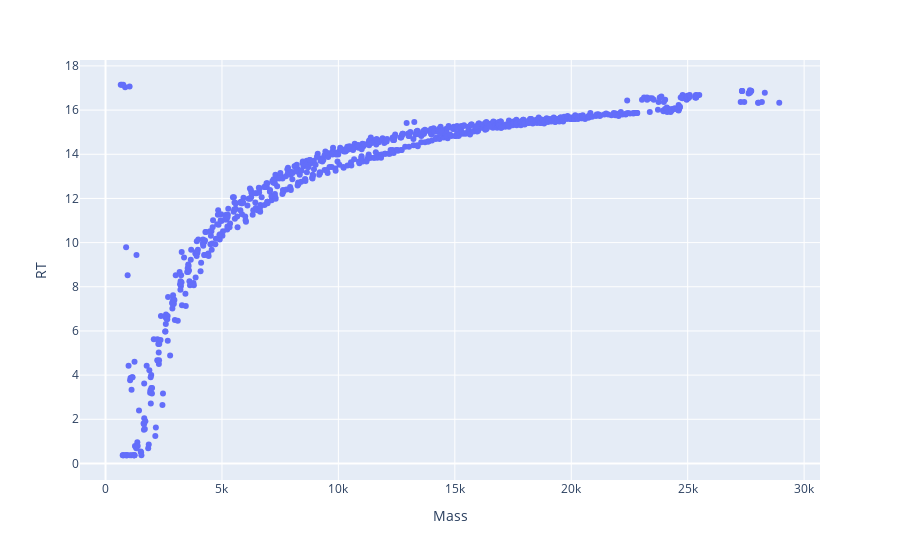

The notebook cell this image was saved under:
### Code cell
# df_top = df_sample[df_sample.Mass>2800].sort_values('Vol', ascending=False).iloc[:300]
df_top = local_top(df1, top=10)
plotly_zone(df_top)
bcr = base_calling_random(df_top)
# plotly_basecalling(*bcr)
len(bcr[1])

### Figure 1 — Plotly figure (JSON) as saved in the notebook; plotly's stock layout.template omitted (floating-point values rounded to 4 significant figures; data arrays with more than 128 entries replaced by an {"elided": "..."} marker saying what was removed)
{"data": [{"hovertemplate": "Mass=%{x}<br>RT=%{y}<extra></extra>", "legendgroup": "", "marker": {"color": "#636efa", "symbol": "circle"}, "mode": "markers", "name": "", "orientation": "v", "showlegend": false, "type": "scatter", "x": {"elided": "820 float values"}, "xaxis": "x", "y": {"elided": "820 float values"}, "yaxis": "y"}], "layout": {"legend": {"tracegroupgap": 0}, "margin": {"t": 60}, "xaxis": {"anchor": "y", "domain": [0, 1], "title": {"text": "Mass"}}, "yaxis": {"anchor": "x", "domain": [0, 1], "title": {"text": "RT"}}}}
